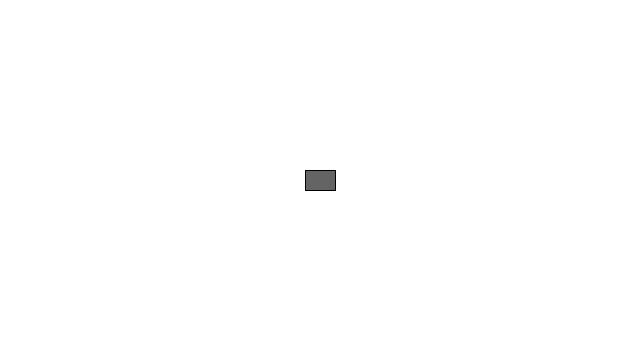
Frame 1 (no input)
Frame 60 (the mouse pressed at the canvas centre just before this capture): identical to frame 1, image omitted
Frame 120 (the mouse held since frame 60 and released just before this capture): identical to frame 1, image omitted

The Processing sketch that drew this single still picture (run headless with seeded random() and noise(); from frame 60 on, the mouse is pressed at the canvas centre):

// Processing sketch: PlayerDemo
// ── PlayerDemo.pde
Player p;

void setup() {
  size(640, 360);
  p = new Player(new PVector(width/2, height/2));
}

// Controls
void keyPressed() {
  if (key == 'a')  p.left = true;
  if (key == 'd')  p.right = true;
  if (key == 's')  p.backward = true;
  if (key == 'w')  p.forward = true;
  if (key == 32) p.isAttacking = true;
}

void keyReleased() {
  if (key == 'a') p.left = false;
  if (key == 'd')  p.right = false;
  if (key == 's')  p.backward = false;
  if (key == 'w')  p.forward = false;
  if (key == 32) p.isAttacking = false;
}

void draw() {
  background(255);
  p.run();
}

// ── PlayerDemoClass.pde
class Player {

  float a = 0.0;
  float aspeed = 0.1;
  float speed = 2;
  boolean forward = false;
  boolean backward = false;
  boolean left = false;
  boolean right = false;
  boolean isAttacking = false;
  PVector velocity = new PVector(0, 0);
  
  PVector location, size, direction;
  float lifespan, damage, magnitude;
  
  Player(PVector l) {
    velocity = new PVector(0, 0);
    location = l.get();
    size = new PVector(16, 16);
    lifespan = 200;
    damage = 10;
    magnitude = 2;
  }
  
  void run() {
    update();
    // If player exists display
    if (isDead() == false) {
      display();
    }
  }
  
  void turnangle() {
    if (left == true ) {
      a = a - aspeed;
    }
    if (right == true) {
      a = a + aspeed;
    }
    if (a > 2*PI) {
      a = 0;
    }
    if (a < (2*PI)* -1) {
      a = 0;
    }
  }
  
  /*
  void attack() {
    direction = new PVector(-1 * cos(a) * magnitude, -1 * sin(a) * magnitude);
    if (isAttacking == true && frameCount % 30 == 0) {
         // bs.addBullet(location, direction, damage, "P");
    }
  }
  */
  
  void update() {
    turnangle();
    if (forward) {
      velocity.set(speed, 0);
      velocity.rotate(a);
      location.add(velocity);
    }
    if (backward) {
      velocity.set(-speed, 0);
      velocity.rotate(a);
      location.add(velocity);
    }
  }

  void display() {
    pushMatrix();
    translate(location.x, location.y);
    println(a);
    rectMode(CENTER);
    fill(100);
    rotate(a);
    rect(0, 0, 30, 20);
    popMatrix(); 
  }
  
  boolean isDead() {
    if (lifespan <= 0) {
      return true;
    } else {
      return false;
    }
  }
}
